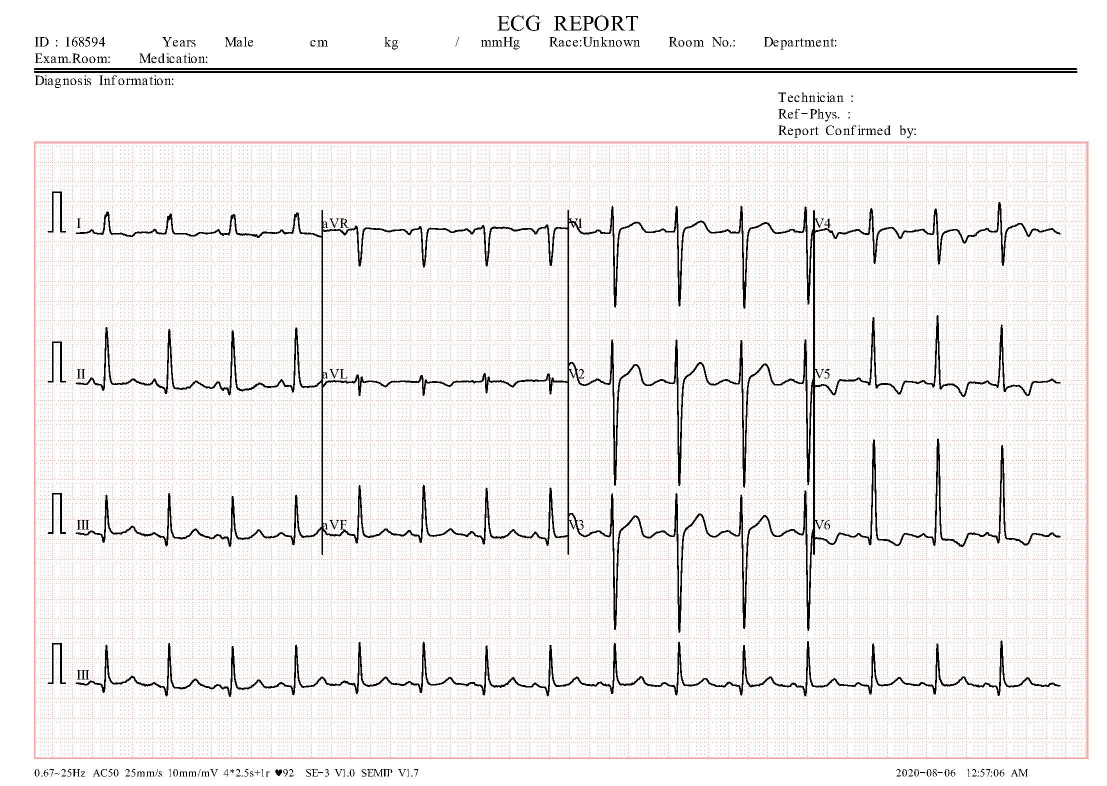
#> input picture ecg-mlops/data/test/Abnormal_Heartbeat/HB(1).jpg, 2213 x 1572 px, given in place of ., which was not available (shown at 1/2 size)
$ python -i preprocessing.py   (imports and definitions only)
#> lines starting #> are read from the running program, lines starting #| are printed output that depends on the picture; after the words box and inside, x2 and y2 are one past the last pixel; in counts of white or black regions, pixels touching at a corner belong together
"""Image preprocessing shared by the notebook, training, retraining and the API.

Each ECG sheet is 2213 x 1572 pixels. Shrinking the whole page to a small square wipes
out the thin heart trace and keeps the printed header, so instead we:
  1. crop to the ECG grid (drops the patient header and footer text),
  2. keep only the dark trace pixels (drops the pink grid),
  3. remove the leftover grid dots and thicken the trace so it survives resizing,
  4. resize with area interpolation to TRACE_SIZE,
  5. describe the trace with HOG (histogram of oriented gradients) features.
"""
import io
import os
import re
import uuid

import cv2
import numpy as np
from PIL import Image
from skimage.feature import hog

from src import config

ALLOWED_EXT = (".jpg", ".jpeg", ".png")

# Crop box as fractions of the page (top, bottom, left, right)
CROP = (0.185, 0.89, 0.03, 0.985)
INK_THRESHOLD = 80
HOG_PARAMS = dict(orientations=9, pixels_per_cell=(16, 16), cells_per_block=(2, 2))


# ---------------------------------------------------------------- loading
def load_rgb_from_bytes(data):
    return np.asarray(Image.open(io.BytesIO(data)).convert("RGB"))


def load_rgb(path):
    with Image.open(path) as img:
        return np.asarray(img.convert("RGB"))


# [22 lines left out: functions is_valid_image, list_images, not called in this run]


# ---------------------------------------------------------------- trace extraction
def trace_mask(rgb):
    """Full-resolution binary mask (0/1) of the ECG trace inside the grid area."""
    gray = cv2.cvtColor(rgb, cv2.COLOR_RGB2GRAY) if rgb.ndim == 3 else rgb
    h, w = gray.shape
    t, b, l, r = CROP
    gray = gray[int(h * t):int(h * b), int(w * l):int(w * r)]
    ink = (gray < INK_THRESHOLD).astype(np.uint8)
    return cv2.morphologyEx(ink, cv2.MORPH_OPEN, np.ones((3, 3), np.uint8))


def clean_trace(rgb, size=None):
    """Cleaned, thickened trace resized to `size` (h, w). Values 0-255, trace is bright."""
    size = size or config.TRACE_SIZE
    ink = trace_mask(rgb) * 255
    ink = cv2.dilate(ink.astype(np.uint8), np.ones((5, 5), np.uint8))
    return cv2.resize(ink, (size[1], size[0]), interpolation=cv2.INTER_AREA)


def hog_features(trace):
    return hog(trace, **HOG_PARAMS).astype(np.float32)


def features_from_rgb(rgb):
    return hog_features(clean_trace(rgb))


def features_from_bytes(data):
    return features_from_rgb(load_rgb_from_bytes(data))


def features_from_paths(paths, cache_path=None, progress=None):
    """HOG features for many files. Features are cached on disk by path and modified time,
    so retraining only processes images it has not seen before."""
    cache = {}
    if cache_path and os.path.exists(cache_path):
        try:
            with np.load(cache_path, allow_pickle=False) as z:
                cache = dict(zip(z["keys"].tolist(), z["feats"]))
        except Exception:
            cache = {}
    out, changed = [], False
    for i, p in enumerate(paths):
        key = f"{os.path.abspath(p)}|{os.path.getmtime(p):.0f}"
        if key not in cache:
            cache[key] = features_from_rgb(load_rgb(p))
#> in load_rgb, img is the input picture: PIL image 2213x1572 RGB; mean R, G, B 241.4, 239, 238.8
#> in clean_trace, `size = size or config.TRACE_SIZE`: size = (256, 384)
#> in trace_mask, `gray = gray[int(h * t):int(h * b), int(w * l):int(w * r)]`:
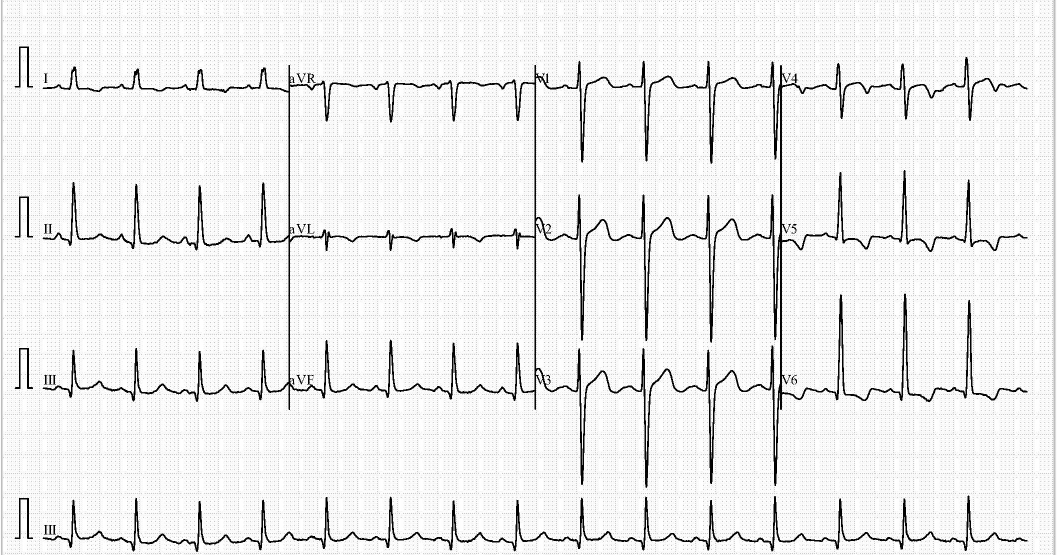
#> gray: shape (1109, 2113) (shown at 1/2 size); min 0, max 255, mean 237.1
#> in trace_mask, `ink = (gray < INK_THRESHOLD).astype(np.uint8)`:
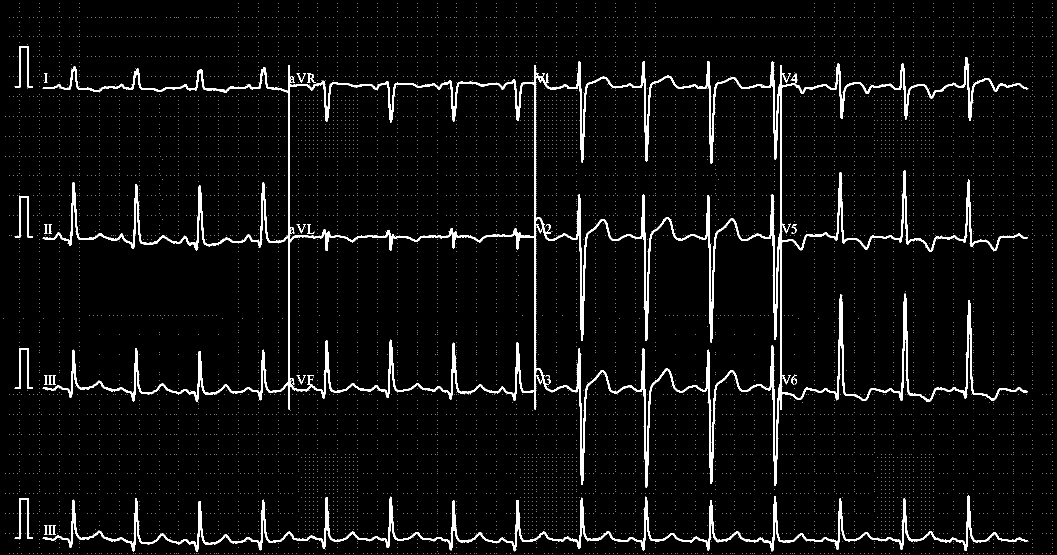
#> ink: shape (1109, 2113) (shown at 1/2 size); values 0 (black) and 1 (white), 4.3% white; 9521 white regions (9498 under 20 px), largest, box (x1, y1, x2, y2) and area: (85, 114, 2055, 976) 70850, (85, 991, 2055, 1104) 16589, (29, 696, 66, 778) 675
#> in trace_mask, `return cv2.morphologyEx(ink, cv2.MORPH_OPEN, np.ones((3, 3), np.uint8))`:
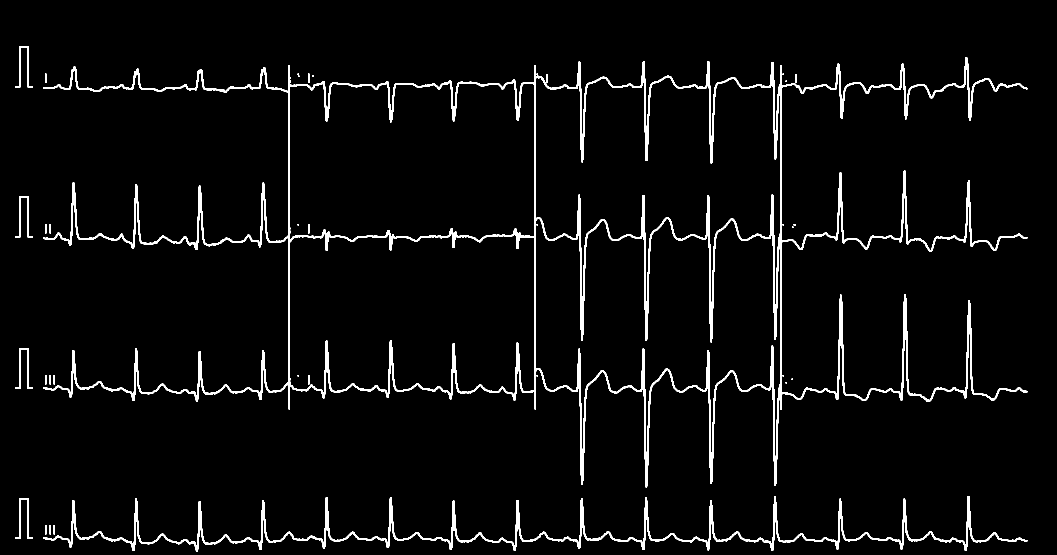
#> returned value: shape (1109, 2113) (shown at 1/2 size); values 0 (black) and 1 (white), 3.8% white; 36 white regions (16 under 20 px), largest, box (x1, y1, x2, y2) and area: (86, 114, 2055, 975) 69544, (86, 992, 2055, 1103) 16490, (30, 696, 66, 778) 674
#> in clean_trace, `ink = cv2.dilate(ink.astype(np.uint8), np.ones((5, 5), np.uint8))`:
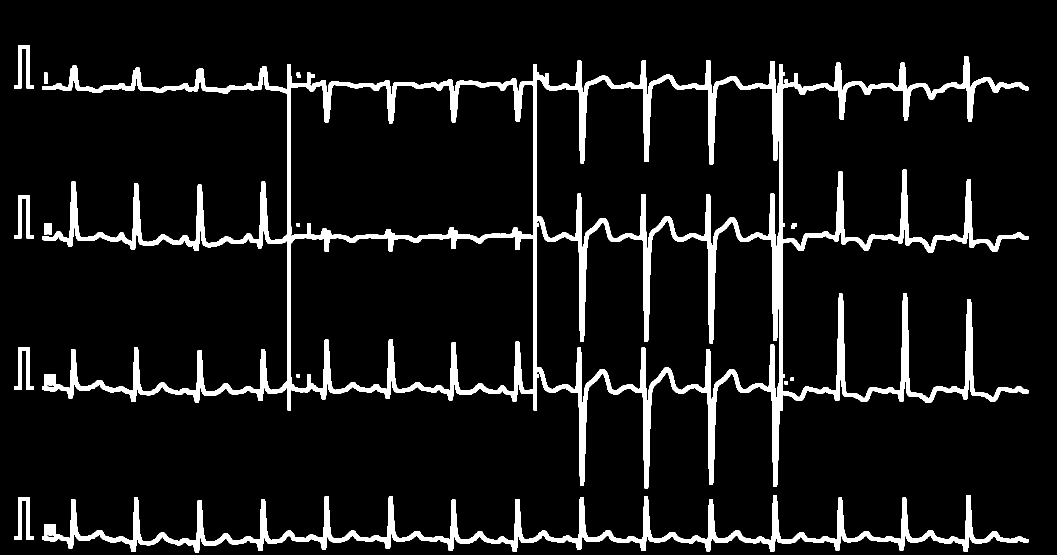
#> ink: shape (1109, 2113) (shown at 1/2 size); 8.3% white; 20 white regions, largest, box (x1, y1, x2, y2) and area: (84, 112, 2057, 977) 150165, (84, 990, 2057, 1105) 35744, (28, 694, 68, 780) 1478
#> in clean_trace, `return cv2.resize(ink, (size[1], size[0]), interpolation=cv2.INTER_AREA)`:
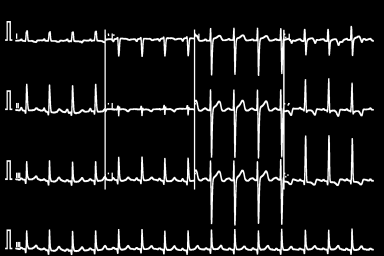
#> returned value: shape (256, 384); min 0, max 255, mean 21
#> pass 3 of the loop in features_from_paths, `for i, p in enumerate(paths):`:
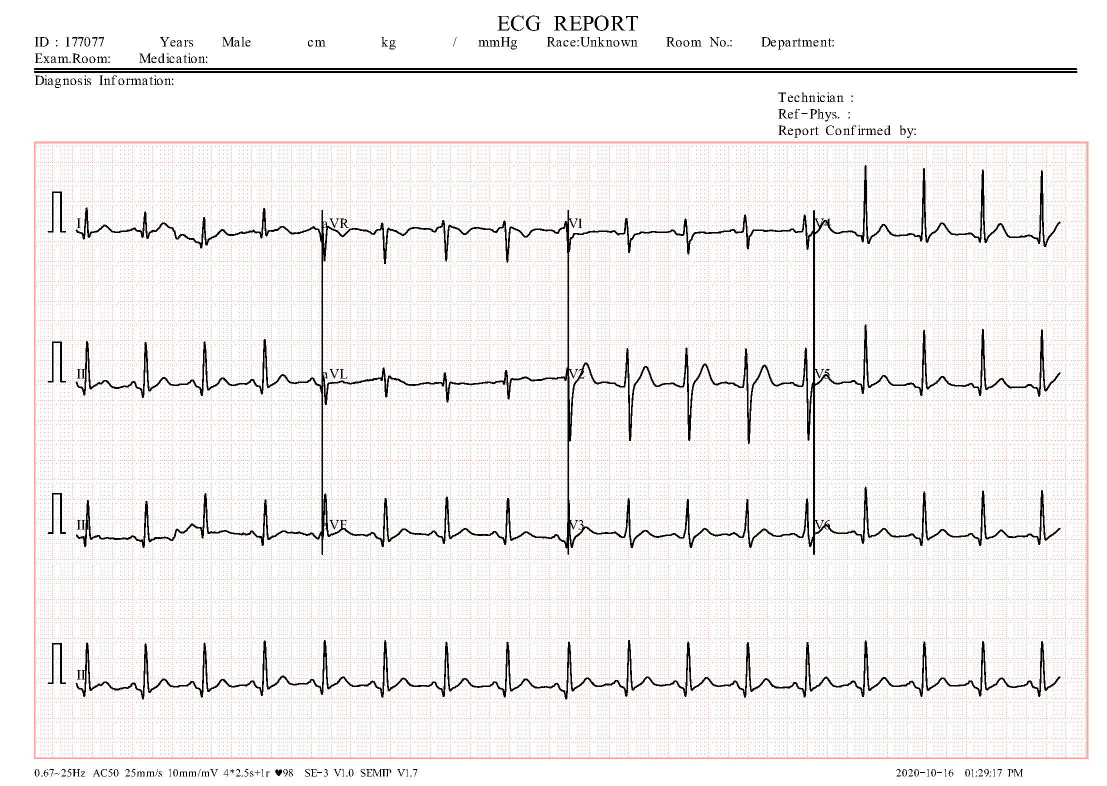
#> input picture ecg-mlops/data/test/Abnormal_Heartbeat/HB(100).jpg, 2213 x 1572 px, given in place of , which was not available (shown at 1/2 size)
#> in load_rgb, img is the input picture: PIL image 2213x1572 RGB; mean R, G, B 241.8, 239.5, 239.2
#> in trace_mask (call 2), `ink = (gray < INK_THRESHOLD).astype(np.uint8)`:
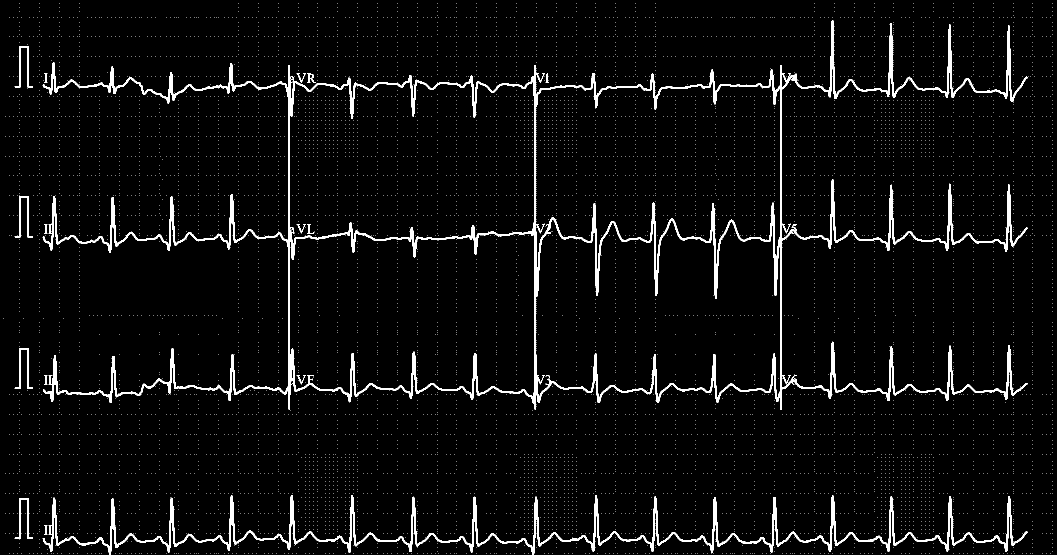
#> ink: shape (1109, 2113) (shown at 1/2 size); values 0 (black) and 1 (white), 4% white; 9475 white regions (9458 under 20 px), largest, box (x1, y1, x2, y2) and area: (85, 40, 2055, 821) 62148, (85, 990, 2055, 1109) 19632, (29, 696, 66, 778) 675
#> in clean_trace (call 2), `return cv2.resize(ink, (size[1], size[0]), interpolation=cv2.INTER_AREA)`:
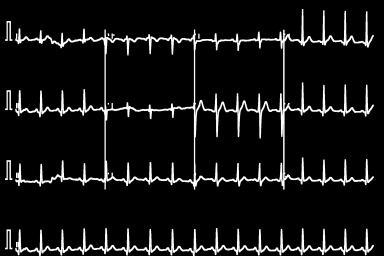
#> returned value: shape (256, 384); min 0, max 255, mean 19.5
#> the loop made 4 passes; the first 3 are shown
            changed = True
        out.append(cache[key])
        if progress and (i + 1) % 50 == 0:
            progress(i + 1, len(paths))
    if cache_path and changed:
        keys = list(cache.keys())
        tmp = cache_path + ".tmp.npz"
        np.savez(tmp, keys=np.array(keys), feats=np.stack([cache[k] for k in keys]))
        os.replace(tmp, cache_path)
    return np.stack(out) if out else np.zeros((0, 0), np.float32)


# ---------------------------------------------------------------- uploads
# [34 lines left out: functions save_upload, describe_image, not called in this run]

#> (the run stopped early here; a loop or call above may not have finished)
